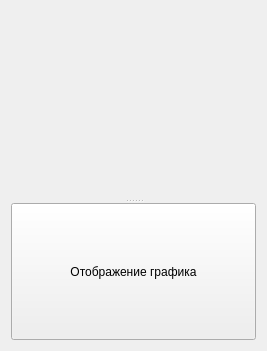
<?xml version="1.0" encoding="UTF-8"?>
<ui version="4.0">
 <class>Form</class>
 <widget class="QWidget" name="Form">
  <property name="geometry">
   <rect>
    <x>0</x>
    <y>0</y>
    <width>267</width>
    <height>351</height>
   </rect>
  </property>
  <property name="windowTitle">
   <string>Form</string>
  </property>
  <layout class="QGridLayout" name="gridLayout">
   <item row="0" column="0">
    <widget class="QSplitter" name="splitter">
     <property name="orientation">
      <enum>Qt::Orientation::Vertical</enum>
     </property>
     <widget class="QWidget" name="plotWidget" native="true">
      <property name="enabled">
       <bool>true</bool>
      </property>
     </widget>
     <widget class="QPushButton" name="pushButton">
      <property name="text">
       <string>Отображение графика</string>
      </property>
     </widget>
    </widget>
   </item>
  </layout>
 </widget>
 <resources/>
 <connections/>
</ui>
